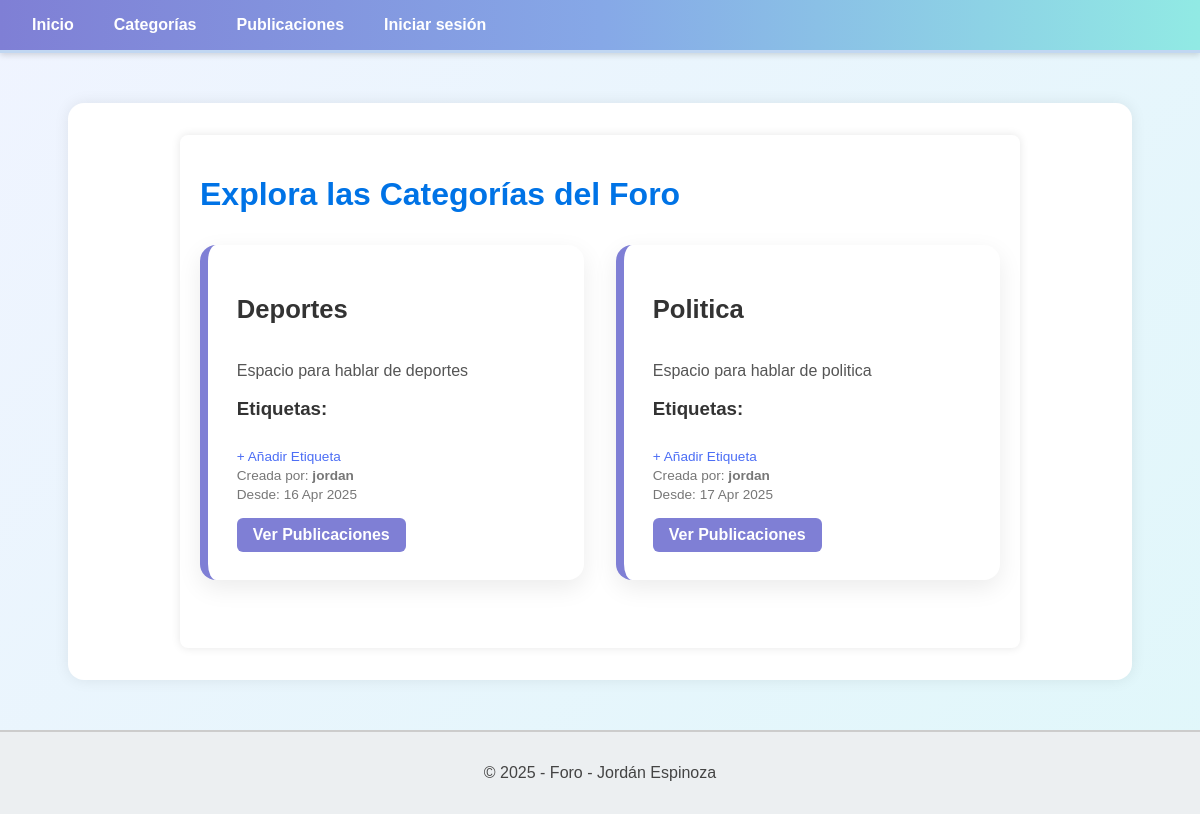
/foro/categorias/listar/, run on an earlier commit of the app's database.
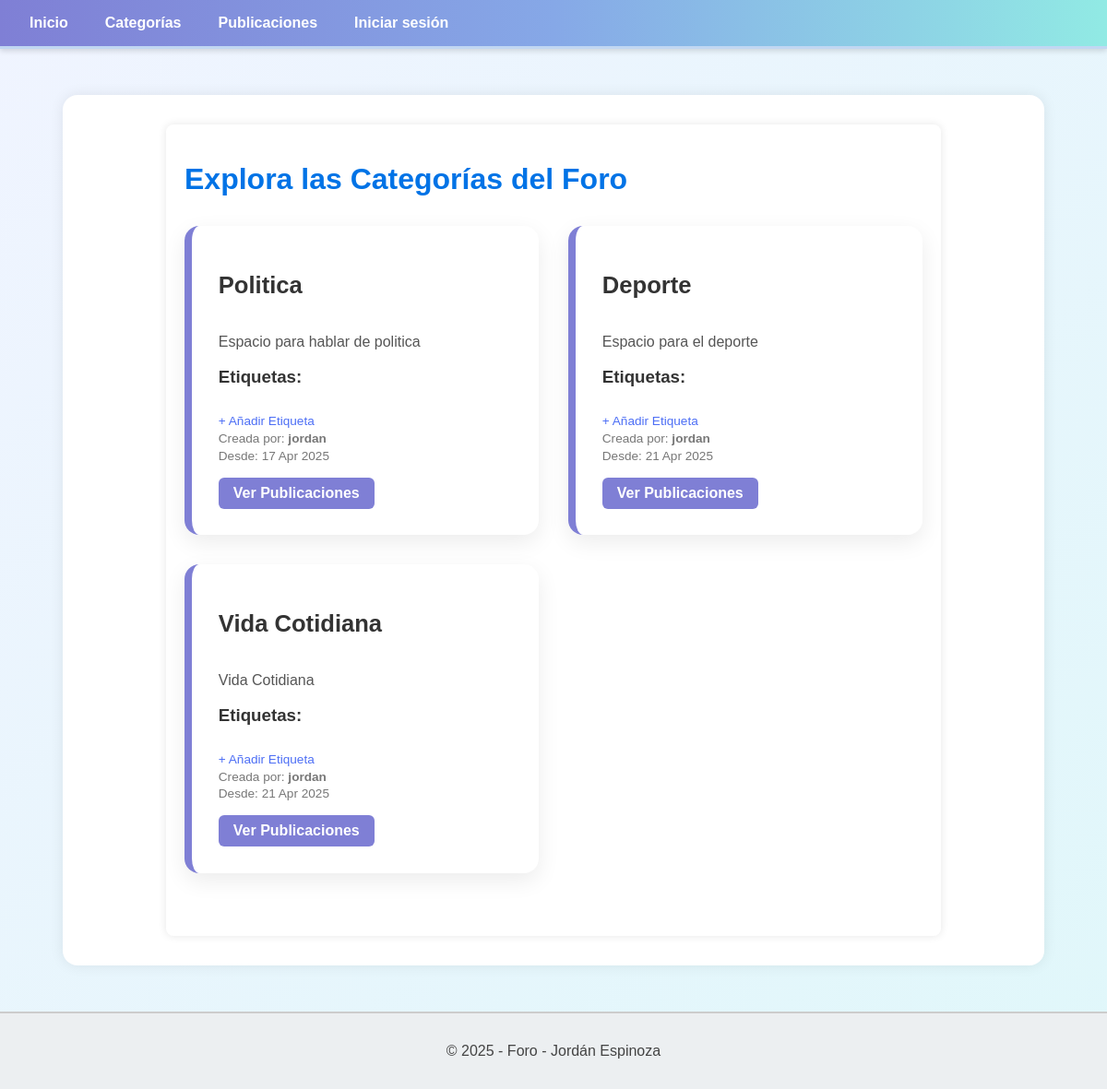
And on a later commit of the database.
### foro_aplicacion/models.py (models this page shows, shortened)
class Categoria(models.Model):
    nombre = models.CharField(max_length=50)
    descripcion = models.TextField(blank=True)
    fecha_creacion = models.DateTimeField(auto_now_add=True)
    usuario = models.ForeignKey(Usuario, on_delete=models.CASCADE, related_name='categorias')

class Usuario(AbstractUser):
    correo = models.EmailField(max_length=100, unique=True)
    es_admin = models.BooleanField(default=False)
    es_baneado = models.BooleanField(default=False)
    es_moderador = models.BooleanField(default=False)
    es_autor = models.BooleanField(default=False)
    reputacion = models.IntegerField(default=0)
    class Meta:
        verbose_name = 'Usuario'
        verbose_name_plural = 'Usuarios'

### foro_aplicacion/views.py (the view)
# urls.py: path('categorias/listar/', CategoriaListView.as_view(), name='listar'),
class CategoriaListView(ListView):
    model = Categoria
    template_name = 'categorias/listar.html'
    def get_context_data(self, **kwargs):
        context = super().get_context_data(**kwargs)
        context['etiquetas'] = Etiqueta.objects.all()
        return context

### foro_aplicacion/templates/categorias/listar.html (shortened to what this page needs)
{% extends 'template_base.html' %}
{% block body %}
<div class="container">
    <h1 class="titulo">Explora las Categorías del Foro</h1>
    <div class="categoria-lista">
        {% for categoria in object_list %}
            <div class="categoria-card">
                <div class="categoria-header">
                    <h2 class="nombre">{{ categoria.nombre }}</h2>
                </div>
                <p class="descripcion">{{ categoria.descripcion|default:"Sin descripción" }}</p>
                <div class="etiquetas-wrapper">
                    <h3>Etiquetas:</h3>
                    <a href="{% url 'crear_etiqueta' %}" class="crear-etiqueta-link">+ Añadir Etiqueta</a>
                </div>
                <p class="autor">Creada por: <strong>{{ categoria.usuario.username }}</strong></p>
                <p class="fecha">Desde: {{ categoria.fecha_creacion|date:"d M Y" }}</p>
                <div class="botones-categoria">
                    <a href="{% url 'publicaciones_por_categoria' categoria.id %}" class="btn btn-publicaciones">Ver Publicaciones</a>
                </div>
            </div>
        {% empty %}
            <p class="sin-categorias">No hay categorías disponibles.</p>
        {% endfor %}
    </div>
</div>
{% endblock %}

### templates/template_base.html (shortened to what this page needs)
{% load static %}
<!DOCTYPE html>
<html lang="es">
<head>
    <link rel="stylesheet" href="{% static 'css/styles.css' %}">
</head>
<body>
    {% block navbar %}
    <nav>
        <div class="nav-left">
            <a href="{% url 'home' %}">Inicio</a>
            <a href="{% url 'listar' %}">Categorías</a>
            <a href="{% url "listar_publicaciones" %}">Publicaciones</a>
            {% if not user.is_authenticated %}
                <a href="{% url 'login' %}">Iniciar sesión</a>
            {% endif %}
        </div>
    </nav>
    {% endblock navbar %}
    <main>
        {% block body %}{% endblock body %}
    </main>
    {% block footer %}
    <footer>
        <p>© 2025 - Foro - Jordán Espinoza</p>
    </footer>
    {% endblock footer %}
</body>
</html>

### static/css/styles.css (style rules this page uses)
body { margin: 0; padding: 0; background: linear-gradient(135deg, #f0f4ff, #e0f7fa); color: #333; font-family: 'Segoe UI', Tahoma, Geneva, Verdana, sans-serif; }
header, nav { background: linear-gradient(90deg, #7f7fd5, #86a8e7, #91eae4); padding: 1rem 2rem; box-shadow: 0 2px 6px rgba(0,0,0,0.15); position: sticky; top: 0; z-index: 1000; border-bottom: 3px solid #c1d7f2; }
nav a { color: #fff; margin-right: 20px; text-decoration: none; font-weight: 600; transition: color 0.3s ease; }
main { padding: 2rem; max-width: 1000px; margin: 50px auto; background-color: #ffffff; border-radius: 16px; box-shadow: 0 0 15px rgba(0,0,0,0.08); }
nav { display: flex; justify-content: space-between; align-items: center; }
.nav-left { display: flex; gap: 20px; }
footer { text-align: center; padding: 1rem; background-color: #eceff1; color: #444; margin-top: 2rem; border-top: 2px solid #ccc; }
body { font-family: Arial, sans-serif; background-color: #f4f4f4; color: #333; }
.container { max-width: 800px; margin: 0 auto; padding: 20px; background-color: #fff; box-shadow: 0 0 10px rgba(0, 0, 0, 0.1); border-radius: 8px; }
.titulo { font-size: 2em; margin-bottom: 20px; color: #0073e6; }
.btn { background-color: #0073e6; color: #fff; padding: 10px 20px; border: none; border-radius: 4px; cursor: pointer; font-size: 1em; }
.categoria-lista { display: grid; grid-template-columns: repeat(auto-fill, minmax(340px, 1fr)); gap: 2rem; margin-top: 2rem; }
.categoria-card { background: #ffffff; border-left: 8px solid #7f7fd5; padding: 1.8rem; border-radius: 16px; box-shadow: 0 8px 24px rgba(0, 0, 0, 0.08); transition: transform 0.3s ease, box-shadow 0.3s ease; }
.categoria-header { display: flex; justify-content: space-between; align-items: center; margin-bottom: 0.8rem; }
.categoria-card .nombre { font-size: 1.6rem; font-weight: bold; color: #333; }
.descripcion { font-size: 1rem; color: #555; margin-bottom: 1rem; }
.etiquetas-wrapper { margin-top: 1rem; }
.crear-etiqueta-link { font-size: 0.85rem; color: #4c6ef5; text-decoration: none; }
.autor, .fecha { font-size: 0.85rem; color: #777; margin: 0.2rem 0; }
.botones-categoria { margin-top: 1rem; }
a.btn { display: inline-block; padding: 0.5rem 1rem; border-radius: 6px; font-weight: bold; text-decoration: none; transition: all 0.3s ease; }
.btn-publicaciones { background-color: #7f7fd5; color: white; }

What changed in the data, as far as the page shows it:
removed Categoria: nombre "Deportes", descripcion "Espacio para hablar de deportes", usuario.username "jordan", fecha_creacion "16 Apr 2025"
added Categoria: nombre "Deporte", descripcion "Espacio para el deporte", usuario.username "jordan", fecha_creacion "21 Apr 2025"
added Categoria: nombre "Vida Cotidiana", descripcion "Vida Cotidiana", usuario.username "jordan", fecha_creacion "21 Apr 2025"
